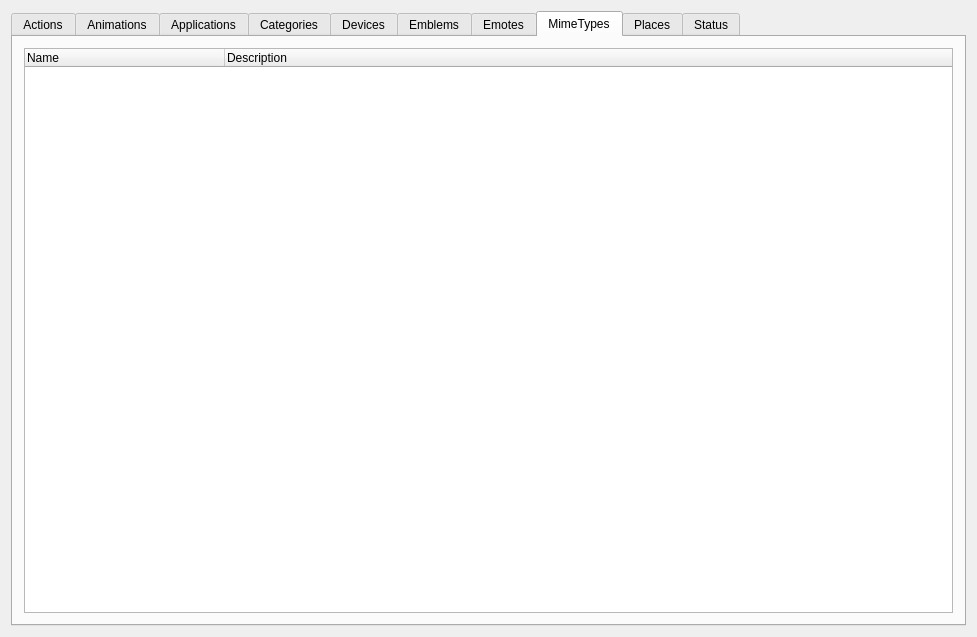
<?xml version="1.0" encoding="UTF-8"?>
<ui version="4.0">
 <class>StandardIconsWidget</class>
 <widget class="QWidget" name="StandardIconsWidget">
  <property name="geometry">
   <rect>
    <x>0</x>
    <y>0</y>
    <width>977</width>
    <height>637</height>
   </rect>
  </property>
  <property name="windowTitle">
   <string>Standard Icon Names</string>
  </property>
  <layout class="QHBoxLayout" name="horizontalLayout">
   <item>
    <widget class="QTabWidget" name="tabWidget">
     <property name="currentIndex">
      <number>7</number>
     </property>
     <widget class="QWidget" name="tabActions">
      <attribute name="title">
       <string>Actions</string>
      </attribute>
      <attribute name="toolTip">
       <string>&lt;html&gt;&lt;head/&gt;&lt;body&gt;&lt;p&gt;Icons which are generally used in menus and dialogs for interacting with the user.&lt;/p&gt;&lt;/body&gt;&lt;/html&gt;</string>
      </attribute>
      <layout class="QVBoxLayout" name="verticalLayout">
       <item>
        <widget class="QTreeWidget" name="treeActions">
         <property name="columnCount">
          <number>2</number>
         </property>
         <attribute name="headerDefaultSectionSize">
          <number>200</number>
         </attribute>
         <column>
          <property name="text">
           <string>Name</string>
          </property>
         </column>
         <column>
          <property name="text">
           <string>Description</string>
          </property>
         </column>
        </widget>
       </item>
      </layout>
     </widget>
     <widget class="QWidget" name="tabAnimations">
      <attribute name="title">
       <string>Animations</string>
      </attribute>
      <attribute name="toolTip">
       <string>&lt;html&gt;&lt;head/&gt;&lt;body&gt;&lt;p&gt;Animated images used to represent loading web sites, or other background processing which may be less suited to more verbose progress reporting in the user interface. Animations should be a PNG with frames which are the size of the directory the animation is in, tiled in a WxH grid. Implementations should determine the number of frames by dividing the image into its frames, and iterating from left to right, wrapping to the first frame, after rendering the last.&lt;/p&gt;&lt;/body&gt;&lt;/html&gt;</string>
      </attribute>
      <layout class="QVBoxLayout" name="verticalLayout_4">
       <item>
        <widget class="QTreeWidget" name="treeAnimations">
         <property name="columnCount">
          <number>2</number>
         </property>
         <attribute name="headerDefaultSectionSize">
          <number>200</number>
         </attribute>
         <column>
          <property name="text">
           <string>Name</string>
          </property>
         </column>
         <column>
          <property name="text">
           <string>Description</string>
          </property>
         </column>
        </widget>
       </item>
      </layout>
     </widget>
     <widget class="QWidget" name="tabApplications">
      <attribute name="title">
       <string>Applications</string>
      </attribute>
      <attribute name="toolTip">
       <string>&lt;html&gt;&lt;head/&gt;&lt;body&gt;&lt;p&gt;Icons that describe what an application is, for use in the Programs menu, window decorations, and the task list. These may or may not be generic depending on the application and its purpose. Applications which are to be considered part of the base desktop, such as the calculator or terminal, should use the generic icons specified in this specification, while more advanced applications such as web browsers and office applications should use branded icons which still give the user an idea of what function the application provides.&lt;/p&gt;&lt;/body&gt;&lt;/html&gt;</string>
      </attribute>
      <layout class="QVBoxLayout" name="verticalLayout_5">
       <item>
        <widget class="QTreeWidget" name="treeApplications">
         <property name="columnCount">
          <number>2</number>
         </property>
         <attribute name="headerDefaultSectionSize">
          <number>200</number>
         </attribute>
         <attribute name="headerMinimumSectionSize">
          <number>18</number>
         </attribute>
         <column>
          <property name="text">
           <string>Name</string>
          </property>
         </column>
         <column>
          <property name="text">
           <string>Description</string>
          </property>
         </column>
        </widget>
       </item>
      </layout>
     </widget>
     <widget class="QWidget" name="tabCategories">
      <attribute name="title">
       <string>Categories</string>
      </attribute>
      <attribute name="toolTip">
       <string>&lt;html&gt;&lt;head/&gt;&lt;body&gt;&lt;p&gt;Icons that are used for categories in the Programs menu, or the Control Center, for separating applications, preferences, and settings for display to the user.&lt;/p&gt;&lt;/body&gt;&lt;/html&gt;</string>
      </attribute>
      <layout class="QVBoxLayout" name="verticalLayout_6">
       <item>
        <widget class="QTreeWidget" name="treeCategories">
         <property name="columnCount">
          <number>2</number>
         </property>
         <attribute name="headerDefaultSectionSize">
          <number>200</number>
         </attribute>
         <attribute name="headerMinimumSectionSize">
          <number>28</number>
         </attribute>
         <column>
          <property name="text">
           <string>Name</string>
          </property>
         </column>
         <column>
          <property name="text">
           <string>Description</string>
          </property>
         </column>
        </widget>
       </item>
      </layout>
     </widget>
     <widget class="QWidget" name="tabDevices">
      <attribute name="title">
       <string>Devices</string>
      </attribute>
      <attribute name="toolTip">
       <string>&lt;html&gt;&lt;head/&gt;&lt;body&gt;&lt;p&gt;Icons for hardware that is contained within or connected to the computing device. Naming for extended devices in this group, is of the form &amp;lt;primary function&amp;gt;-&amp;lt;manufacturer&amp;gt;-&amp;lt;model&amp;gt;. This allows ease of fallback to the primary function device name, or ones more targeted for a specific series of models from a manufacturer. For example, a theme author may want to provide icons for different phones. The specific model icons could be named “phone-samsung-t809”, “phone-motorola-rokr”, and “phone-motorola-pebl”. However, the theme must provide a phone icon in the theme's style, so that devices not matching these models, will still have an appropriate icon. An exception to this rule is that the “media” icons do not need to include manufacturer names, as they are generic items, and may be available from many manufacturers. As a result, for media, the specific icons are to differentiate between different specific types of media. For exmaple, an artist may wish to provide icons for BluRay, DVD, HD-DVD, CD-ROM, and variations thereof. The specific media type icons should be named in the form, &amp;lt;primary function&amp;gt;-&amp;lt;specific format&amp;gt;. Some examples are “media-optical”, “media-optical-bd” and “media-optical-dvd”&lt;/p&gt;&lt;/body&gt;&lt;/html&gt;</string>
      </attribute>
      <layout class="QVBoxLayout" name="verticalLayout_7">
       <item>
        <widget class="QTreeWidget" name="treeDevices">
         <property name="columnCount">
          <number>2</number>
         </property>
         <attribute name="headerDefaultSectionSize">
          <number>200</number>
         </attribute>
         <column>
          <property name="text">
           <string>Name</string>
          </property>
         </column>
         <column>
          <property name="text">
           <string>Description</string>
          </property>
         </column>
        </widget>
       </item>
      </layout>
     </widget>
     <widget class="QWidget" name="tabEmblems">
      <attribute name="title">
       <string>Emblems</string>
      </attribute>
      <attribute name="toolTip">
       <string>&lt;html&gt;&lt;head/&gt;&lt;body&gt;&lt;p&gt;Icons for tags and properties of files, that are displayed in the file manager. This context contains emblems for such things as “read-only” or “photos”.&lt;/p&gt;&lt;/body&gt;&lt;/html&gt;</string>
      </attribute>
      <layout class="QVBoxLayout" name="verticalLayout_8">
       <item>
        <widget class="QTreeWidget" name="treeEmblems">
         <property name="columnCount">
          <number>2</number>
         </property>
         <attribute name="headerDefaultSectionSize">
          <number>200</number>
         </attribute>
         <column>
          <property name="text">
           <string>Name</string>
          </property>
         </column>
         <column>
          <property name="text">
           <string>Description</string>
          </property>
         </column>
        </widget>
       </item>
      </layout>
     </widget>
     <widget class="QWidget" name="tabEmotes">
      <attribute name="title">
       <string>Emotes</string>
      </attribute>
      <attribute name="toolTip">
       <string>&lt;html&gt;&lt;head/&gt;&lt;body&gt;&lt;p&gt;Icons for emotions that are expressed through text chat applications such as :-) or :-P in IRC or instant messengers.&lt;/p&gt;&lt;/body&gt;&lt;/html&gt;</string>
      </attribute>
      <layout class="QVBoxLayout" name="verticalLayout_9">
       <item>
        <widget class="QTreeWidget" name="treeEmotes">
         <property name="columnCount">
          <number>2</number>
         </property>
         <attribute name="headerDefaultSectionSize">
          <number>200</number>
         </attribute>
         <column>
          <property name="text">
           <string>Name</string>
          </property>
         </column>
         <column>
          <property name="text">
           <string>Description</string>
          </property>
         </column>
        </widget>
       </item>
      </layout>
     </widget>
     <widget class="QWidget" name="tabMimeTypes">
      <attribute name="title">
       <string>MimeTypes</string>
      </attribute>
      <attribute name="toolTip">
       <string>&lt;html&gt;&lt;head/&gt;&lt;body&gt;&lt;p&gt;Icons for different types of data, such as audio or image files.&lt;/p&gt;&lt;/body&gt;&lt;/html&gt;</string>
      </attribute>
      <layout class="QVBoxLayout" name="verticalLayout_11">
       <item>
        <widget class="QTreeWidget" name="treeMimeTypes">
         <property name="columnCount">
          <number>2</number>
         </property>
         <attribute name="headerDefaultSectionSize">
          <number>200</number>
         </attribute>
         <column>
          <property name="text">
           <string>Name</string>
          </property>
         </column>
         <column>
          <property name="text">
           <string>Description</string>
          </property>
         </column>
        </widget>
       </item>
      </layout>
     </widget>
     <widget class="QWidget" name="tabPlaces">
      <attribute name="title">
       <string>Places</string>
      </attribute>
      <attribute name="toolTip">
       <string>&lt;html&gt;&lt;head/&gt;&lt;body&gt;&lt;p&gt;Icons used to represent locations, either on the local filesystem, or through remote connections. Folders, trash, and workgroups are some examples.&lt;/p&gt;&lt;/body&gt;&lt;/html&gt;</string>
      </attribute>
      <layout class="QVBoxLayout" name="verticalLayout_3">
       <item>
        <widget class="QTreeWidget" name="treePlaces">
         <property name="columnCount">
          <number>2</number>
         </property>
         <attribute name="headerDefaultSectionSize">
          <number>200</number>
         </attribute>
         <column>
          <property name="text">
           <string>Name</string>
          </property>
         </column>
         <column>
          <property name="text">
           <string>Description</string>
          </property>
         </column>
        </widget>
       </item>
      </layout>
     </widget>
     <widget class="QWidget" name="tabStatus">
      <attribute name="title">
       <string>Status</string>
      </attribute>
      <attribute name="toolTip">
       <string>&lt;html&gt;&lt;head/&gt;&lt;body&gt;&lt;p&gt;Icons for presenting status to the user. This context contains icons for warning and error dialogs, as well as for the current weather, appointment alarms, and battery status.&lt;/p&gt;&lt;/body&gt;&lt;/html&gt;</string>
      </attribute>
      <layout class="QVBoxLayout" name="verticalLayout_2">
       <item>
        <widget class="QTreeWidget" name="treeStatus">
         <property name="columnCount">
          <number>2</number>
         </property>
         <attribute name="headerDefaultSectionSize">
          <number>200</number>
         </attribute>
         <column>
          <property name="text">
           <string>Name</string>
          </property>
         </column>
         <column>
          <property name="text">
           <string>Description</string>
          </property>
         </column>
        </widget>
       </item>
      </layout>
     </widget>
    </widget>
   </item>
  </layout>
 </widget>
 <layoutdefault spacing="6" margin="11"/>
 <resources/>
 <connections/>
</ui>
